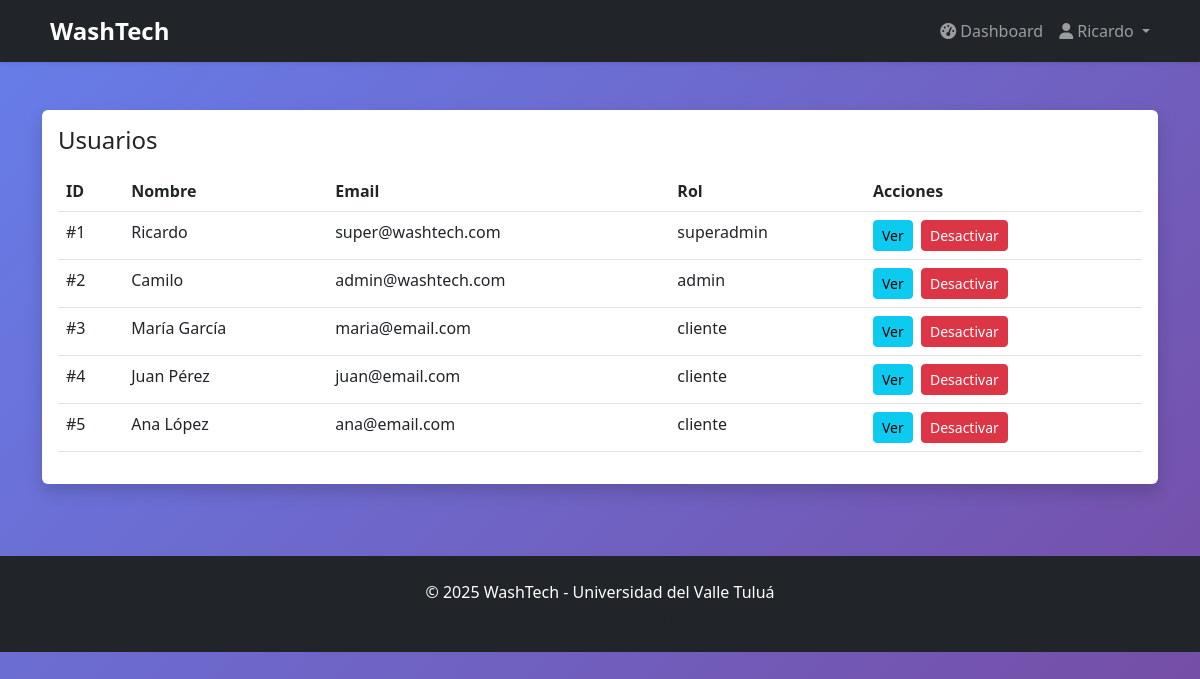
The app's page /admin/usuarios (signed in), older data.
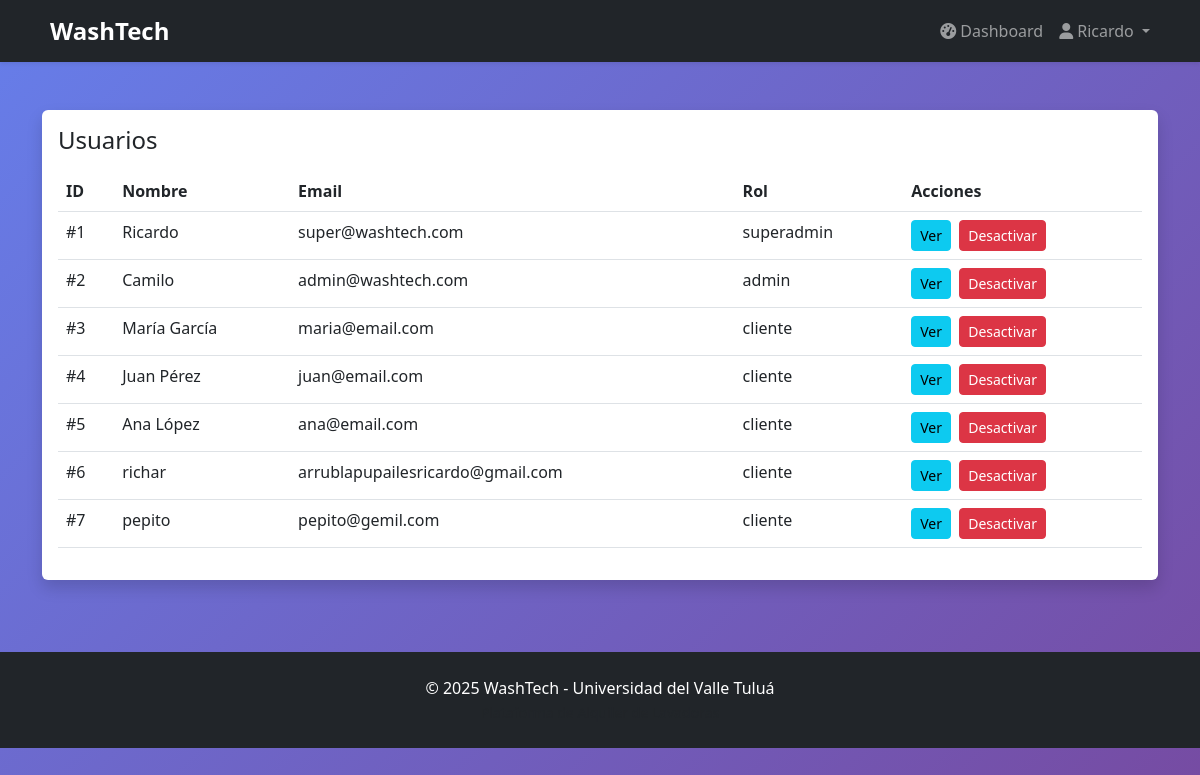
The same page, newer data.
### models/user.py (models this page shows, shortened)
class User(UserMixin, db.Model):
    __tablename__ = 'users'
    id = db.Column(db.Integer, primary_key=True)
    name = db.Column(db.String(100), nullable=False)
    email = db.Column(db.String(100), unique=True, nullable=False)
    password_hash = db.Column(db.String(200), nullable=False)
    phone = db.Column(db.String(20))
    address = db.Column(db.Text)
    role = db.Column(db.String(20), default='cliente')  # cliente, admin, superadmin, operador
    is_active = db.Column(db.Boolean, default=True)
    registration_date = db.Column(db.DateTime, default=db.func.now())
    reservations = db.relationship('Reservation', foreign_keys='Reservation.user_id', backref='user', lazy=True)
    assigned_reservations = db.relationship('Reservation', foreign_keys='Reservation.assigned_operator_id', backref='assigned_operator', lazy=True)

### controllers/admin_controller.py (the view)
@admin_bp.route('/usuarios')
@login_required
@admin_required
def list_users():
    users = User.query.filter_by(is_active=True).all()
    return render_template('admin/users/list.html', users=users)

### controllers/admin_controller.py (called while the page is built)
def admin_required(f):
    @wraps(f)
    def decorated_function(*args, **kwargs):
        if not current_user.is_authenticated or current_user.role not in ['admin', 'superadmin']:
            flash('Acceso denegado. Se requieren permisos de administrador.', 'error')
            return redirect(url_for('dashboard.index'))
        return f(*args, **kwargs)
    return decorated_function

### templates/admin/users/list.html (shortened to what this page needs)
{% extends "base.html" %}
{% block content %}
<div class="container py-4">
    <div class="row">
        <div class="col-12">
            <div class="card border-0 shadow">
                <div class="card-body">
                    <h4>Usuarios</h4>
                    <table class="table table-hover mt-3">
                        <thead>
                            <tr>
                                <th>ID</th>
                                <th>Nombre</th>
                                <th>Email</th>
                                <th>Rol</th>
                                <th>Acciones</th>
                            </tr>
                        </thead>
                        <tbody>
                            {% for u in users %}
                            <tr>
                                <td>#{{ u.id }}</td>
                                <td>{{ u.name }}</td>
                                <td>{{ u.email }}</td>
                                <td>{{ u.role }}</td>
                                <td>
                                    <a href="{{ url_for('admin.view_user', id=u.id) }}" class="btn btn-sm btn-info me-1">Ver</a>
                                    <form action="{{ url_for('admin.deactivate_user', id=u.id) }}" method="POST" style="display:inline">
                                        <button class="btn btn-sm btn-danger">Desactivar</button>
                                    </form>
                                </td>
                            </tr>
                            {% else %}
                            <tr><td colspan="5">No hay usuarios</td></tr>
                            {% endfor %}
                        </tbody>
                    </table>
                </div>
            </div>
        </div>
    </div>
</div>
{% endblock %}

### templates/base.html (shortened to what this page needs)
<!DOCTYPE html>
<html lang="es">
<head>
    <link href="https://cdn.jsdelivr.net/npm/bootstrap@5.3.0/dist/css/bootstrap.min.css" rel="stylesheet">
    <link rel="stylesheet" href="https://cdnjs.cloudflare.com/ajax/libs/font-awesome/6.4.0/css/all.min.css">
</head>
<body>
    <nav class="navbar navbar-expand-lg navbar-dark bg-dark shadow-sm">
        <div class="container">
            <a class="navbar-brand" href="{{ url_for('index') }}">
                WashTech
            </a>
            <div class="collapse navbar-collapse" id="navbarNav">
                <ul class="navbar-nav ms-auto">
                    {% if current_user.is_authenticated %}
                            <li class="nav-item">
                                <a class="nav-link" href="{{ url_for('dashboard.index') }}">
                                    <i class="fas fa-tachometer-alt me-1"></i>Dashboard
                                </a>
                            </li>
                            <li class="nav-item dropdown">
                                <a class="nav-link dropdown-toggle" href="#" id="userDropdown" role="button" data-bs-toggle="dropdown">
                                    <i class="fas fa-user me-1"></i>{{ current_user.name }}
                                </a>
                            </li>
                        {% endif %}
                </ul>
            </div>
        </div>
    </nav>
    <main>
        {% block content %}{% endblock %}
    </main>
    <footer class="bg-dark text-white py-4 mt-5">
        <div class="container text-center">
            <p class="mb-0">&copy; 2025 WashTech - Universidad del Valle Tuluá</p>
            <small class="text-muted">Plataforma de Alquiler de Lavadoras</small>
        </div>
    </footer>
</body>
</html>

Row changes from the older to the newer data that the page shows:
added User: id "6", name "richar", email "arrublapupailesricardo@gmail.com", role "cliente"
added User: id "7", name "pepito", email "pepito@gemil.com", role "cliente"
